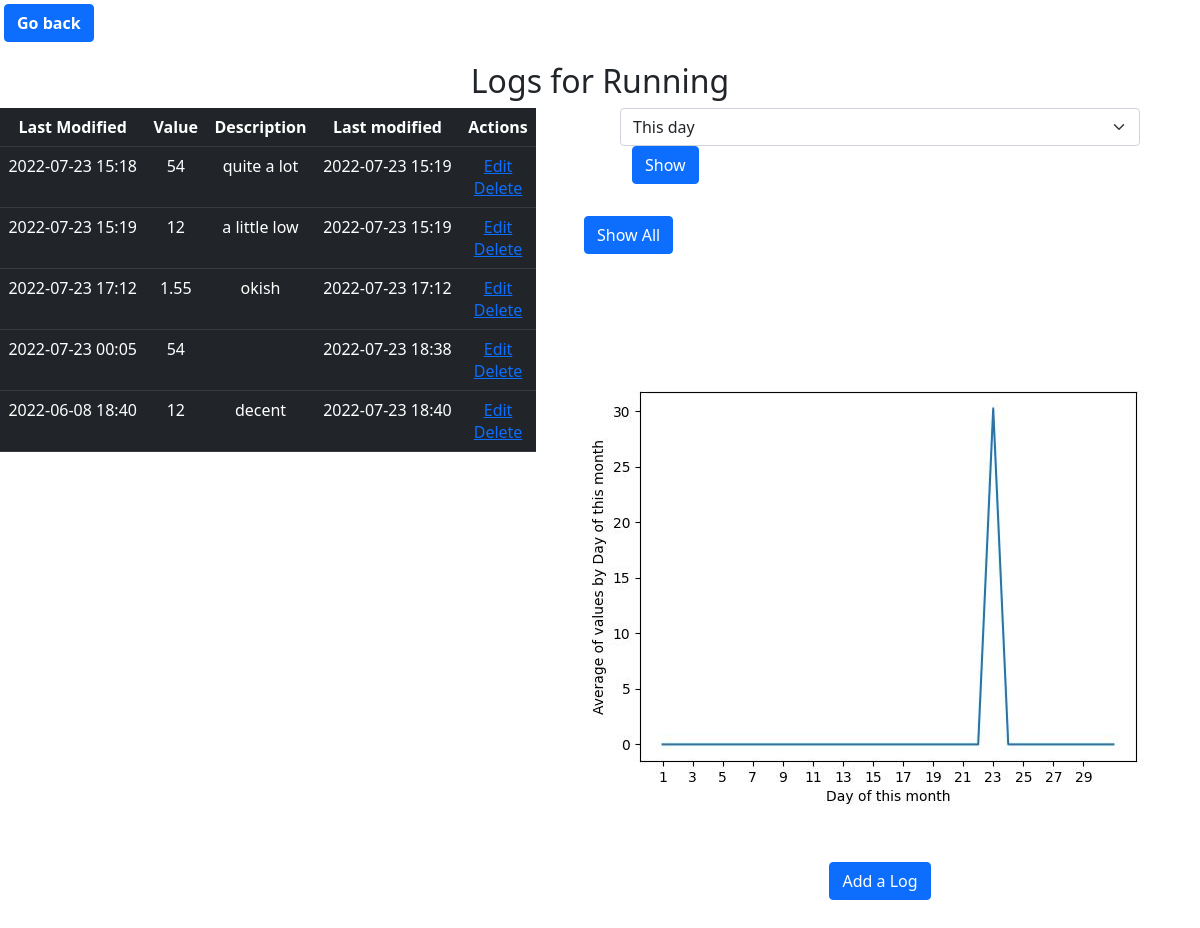
Page /Sharan/Running/logs on the committed database.
### application/models.py (models this page shows)
class Logs(db.Model):
    __tablename__ = 'Logs'
    LogID = db.Column(db.Integer, autoincrement= True, primary_key=True)
    UserName = db.Column(db.String, nullable=False)
    Tracker_name = db.Column(db.String, nullable=False)
    Date_created = db.Column(db.String, nullable=False)
    Last_modified = db.Column(db.String, nullable=False)
    Value = db.Column(db.Integer, nullable = False)
    Description = db.Column(db.String, nullable = True)

### application/controllers.py (the view, shortened to what this page needs)
@app.route('/<string:UserName>/<string:Tracker_name>/logs', methods=['GET', 'POST'])
def logs_page(UserName, Tracker_name):
    if request.method == 'GET':
        logs_queried = Logs.query.filter(Logs.UserName == UserName).filter(Logs.Tracker_name == Tracker_name).all()
        logs_list = []
        for i in logs_queried:
            log_dic = i.__dict__
            log_dic['Last_modified'] = log_dic['Last_modified'][:16]
            log_dic['Date_created'] = log_dic['Date_created'][:16]
            logs_list.append([log_dic['Date_created'], log_dic['Value'], log_dic['Description'], log_dic['Last_modified'], log_dic['LogID']])
        return render_template('logs.html', logs_list= logs_list, name = UserName, tracker_name = Tracker_name)

### application/controllers.py (called while the page is built)
@app.context_processor
def override_url_for():
    return dict(url_for=dated_url_for)

def dated_url_for(endpoint, **values):
    if endpoint == 'static':
        filename = values.get('filename', None)
        if filename:
            file_path = os.path.join(app.root_path,
                                     endpoint, filename)
            values['q'] = int(os.stat(file_path).st_mtime)
    return url_for(endpoint, **values)

### templates/logs.html (shortened to what this page needs)
<DOCTYPE! html>
<html>
<head>
    <link href="/static/css/main.min.css" rel="stylesheet" >
</head>
<body>
    <nav class="navbar navbar-expand-lg p-1">
        <form action="/{{name}}/trackers" method="GET" class="navbar-form">
            <input type="submit" value="Go back" class="btn btn-primary fw-bold text-decoration-none"/>
        </form>
    </nav>
    <h2 class="text-center">Logs for {{tracker_name}}</h2>
    <div class="row">
        <div class="col">
    <table class="table table-dark text-center py-5">
        <tr>
            <th>Last Modified</th>
            <th>Value</th>
            <th>Description</th>
            <th>Last modified</th>
            <th>Actions</th>
        </tr>
        {%for i in logs_list%}
        <tr>
            {% for j in i[:-1] %}
            <td>{{j}}</td>
            {% endfor %}
            <td>
                <a href="/{{name}}/{{tracker_name}}/logs/{{i[4]}}/edit">Edit</a> <br>
                <a href="/{{name}}/{{tracker_name}}/logs/{{i[4]}}/delete">Delete</a>
            </td>
        </tr>
        {%endfor%}
    </table>
</div>
<div class="col">
    <div class="container">
        <form action="/{{name}}/{{tracker_name}}/logs" method="POST" id="time_period" class="container px-5">
            <div class="row">
                <select name="period" id="period" class="form-select col">
                    <option value=0>This day</option>
                </select>
            </div>
            <div class="col">
                <input type="submit" value = "Show" class="btn btn-primary mb-3 text-center">
            </div>
        </form>
        <form action="/{{name}}/{{tracker_name}}/logs" class="mb-3 text-center col-1">
            <input type="submit" value="Show All" class="btn btn-primary mb-3 text-center"/>
        </form>
    </div>
    <div class="py-5">
        <img src="{{ url_for('static', filename='trendline.jpg') }}" class="img-responsive" />
    </div>
    <form action="/{{name}}/{{tracker_name}}/logs/add" class="mb-3 text-center">
        <input type="submit" value="Add a Log" class="btn btn-primary mb-3 text-center"/>
    </form>
</div>
</body>

### rows in the picture
Logs: 1 "2022-07-23 15:18" "54" "2022-07-23 15:19", Description "quite a lot"
Logs: 1 "2022-07-23 15:19" "12" "2022-07-23 15:19", Description "a little low"
Logs: 1 "2022-07-23 17:12" "2022-07-23 17:12", Value "1.55", Description "okish"
Logs: 1 "2022-06-08 18:40" "12" "2022-07-23 18:40", Description "decent"

### other values in the picture
{{ tracker_name }} "Running"
{{ j }} "2022-07-23 00:05" "54" "2022-07-23 18:38"
